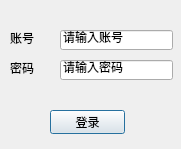
<?xml version="1.0" encoding="UTF-8"?>
<ui version="4.0">
 <class>dialog</class>
 <widget class="QDialog" name="dialog">
  <property name="geometry">
   <rect>
    <x>0</x>
    <y>0</y>
    <width>181</width>
    <height>149</height>
   </rect>
  </property>
  <property name="windowTitle">
   <string>登录框</string>
  </property>
  <widget class="QLabel" name="label">
   <property name="geometry">
    <rect>
     <x>10</x>
     <y>30</y>
     <width>54</width>
     <height>16</height>
    </rect>
   </property>
   <property name="text">
    <string>账号</string>
   </property>
  </widget>
  <widget class="QLabel" name="label_2">
   <property name="geometry">
    <rect>
     <x>10</x>
     <y>60</y>
     <width>54</width>
     <height>16</height>
    </rect>
   </property>
   <property name="text">
    <string>密码</string>
   </property>
  </widget>
  <widget class="QLineEdit" name="lineEdit">
   <property name="geometry">
    <rect>
     <x>60</x>
     <y>30</y>
     <width>113</width>
     <height>20</height>
    </rect>
   </property>
   <property name="text">
    <string>请输入账号</string>
   </property>
  </widget>
  <widget class="QLineEdit" name="lineEdit_2">
   <property name="geometry">
    <rect>
     <x>60</x>
     <y>60</y>
     <width>113</width>
     <height>20</height>
    </rect>
   </property>
   <property name="text">
    <string>请输入密码</string>
   </property>
  </widget>
  <widget class="QPushButton" name="pushButton">
   <property name="geometry">
    <rect>
     <x>50</x>
     <y>110</y>
     <width>75</width>
     <height>24</height>
    </rect>
   </property>
   <property name="text">
    <string>登录</string>
   </property>
  </widget>
 </widget>
 <resources/>
 <connections/>
</ui>
